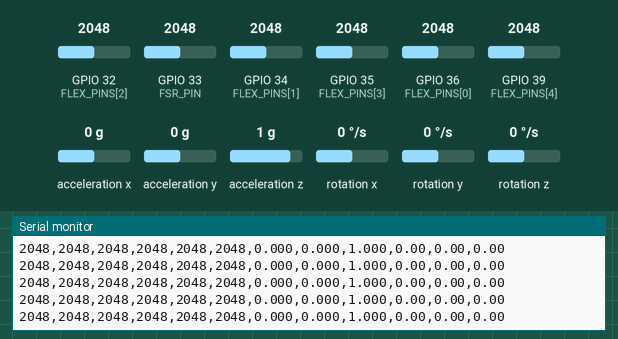
Recording of a sketch running on a simulated ESP32. Parts: the last lines printed to the serial monitor. Wiring (inferred from the names in the program): MPU-6050 motion sensor at I2C address 0x68. The inputs (shaded band) are chosen by the test bench; at power-on: acceleration x 0 g, GPIO 32 (FLEX_PINS[2]) = 2048, GPIO 33 (FSR_PIN) = 2048, GPIO 34 (FLEX_PINS[1]) = 2048, GPIO 36 (FLEX_PINS[0]) = 2048, GPIO 35 (FLEX_PINS[3]) = 2048, GPIO 39 (FLEX_PINS[4]) = 2048, acceleration y 0 g, acceleration z 1 g, rotation x 0 °/s, rotation y 0 °/s, rotation z 0 °/s (analog values on the 0–4095 scale). WiFi joins after 1.5 s; servers stay silent unless stated; no MQTT or app messages arrive unless stated.

Above: at 1.4 s.
1.5 s: acceleration x set to -1.4 g
At 3.01 s:
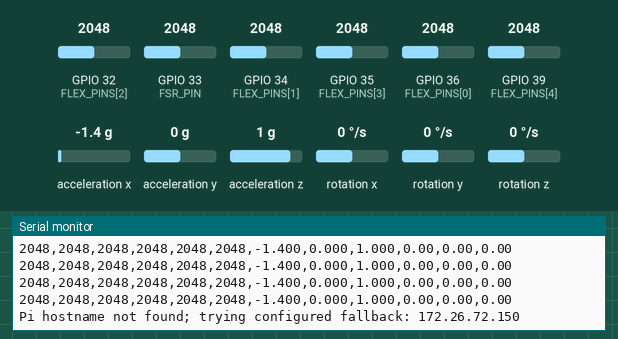
4.5 s: GPIO 32 (FLEX_PINS[2]) set to 2866
At 4.56 s:
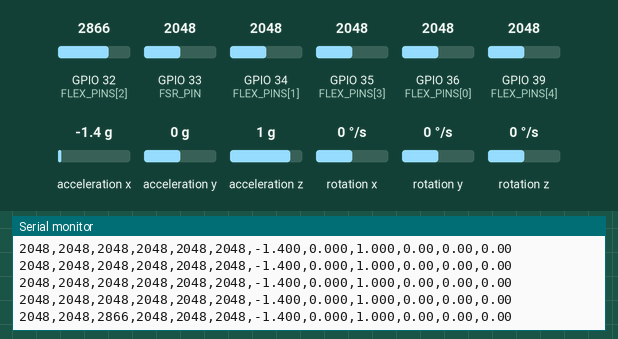
6.0 s: GPIO 33 (FSR_PIN) set to 2866
At 6.06 s:
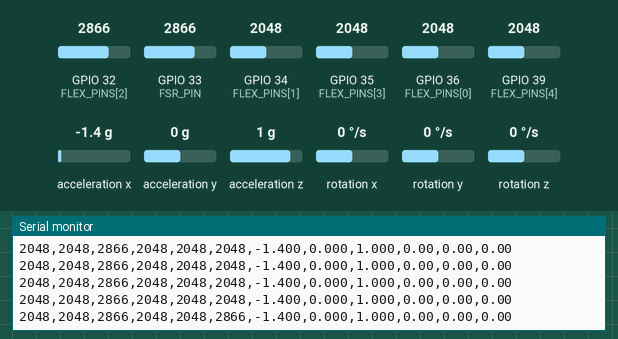
7.5 s: GPIO 34 (FLEX_PINS[1]) set to 2866
At 7.56 s:
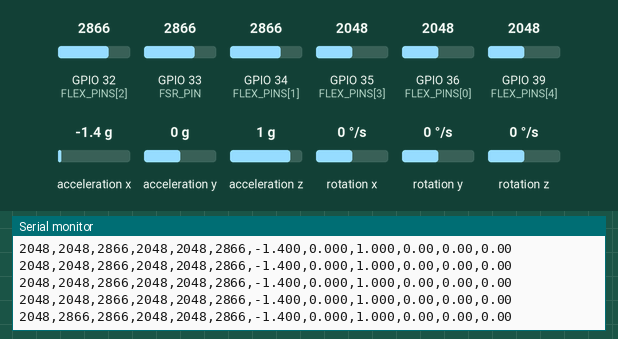
9.0 s: GPIO 36 (FLEX_PINS[0]) set to 2866
At 9.06 s:
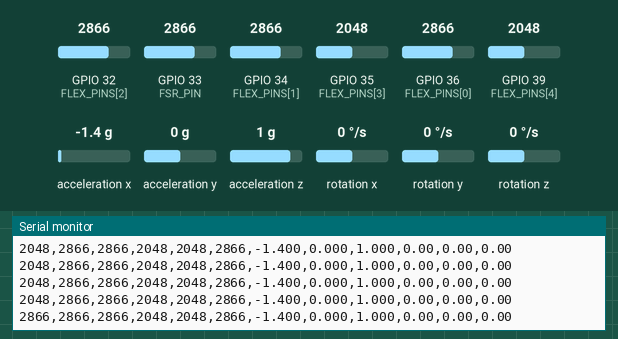
10.5 s: GPIO 35 (FLEX_PINS[3]) set to 2866
At 10.56 s:
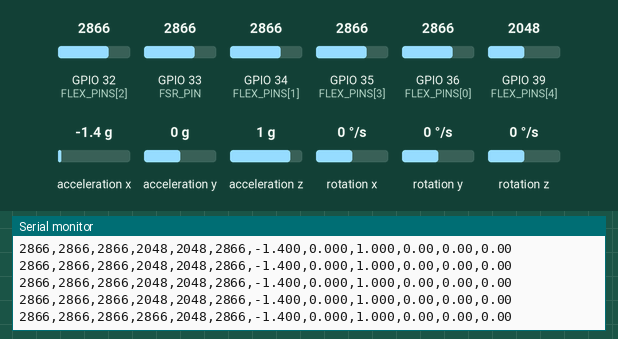

The sketch:

neuroglove_wireless_single.ino
```cpp
#include <WiFi.h>
#include <ESPmDNS.h>
#include <PubSubClient.h>
#include <Wire.h>

const char* WIFI_SSID = "CONFIGURE_LOCALLY";
const char* WIFI_PASS = "CONFIGURE_LOCALLY";
const char* MQTT_USER = "CONFIGURE_LOCALLY";
const char* MQTT_PASS = "CONFIGURE_LOCALLY";
const char* MQTT_FALLBACK_IP = "172.26.72.150";
const int MQTT_PORT = 1884;


// ADC1 pins only: ADC2 (including GPIO14 and GPIO27) conflicts with Wi-Fi.
const int FLEX_PINS[] = {36, 34, 32, 35, 39}; // thumb, index, middle, ring, pinky
const int FSR_PIN = 33;
const uint8_t MPU_ADDR = 0x68;
const char* TOPIC = "neuroglove/sensors/data";
WiFiClient transport;
PubSubClient mqtt(transport);
unsigned long lastWifi = 0, lastMqtt = 0, lastSample = 0;
bool mdnsStarted = false;

void writeMPU(uint8_t reg, uint8_t value) {
  Wire.beginTransmission(MPU_ADDR); Wire.write(reg); Wire.write(value); Wire.endTransmission();
}
bool readMPU(int16_t* values) {
  Wire.beginTransmission(MPU_ADDR); Wire.write(0x3B);
  if (Wire.endTransmission(false) != 0 || Wire.requestFrom(MPU_ADDR, (uint8_t)14) != 14) return false;
  for (int i = 0; i < 7; ++i) values[i] = (int16_t)((Wire.read() << 8) | Wire.read());
  return true;
}
void setup() {
  Serial.begin(115200);
  analogReadResolution(12);
  for (int pin : FLEX_PINS) pinMode(pin, INPUT);
  pinMode(FSR_PIN, INPUT);
  Wire.begin(21, 22); Wire.setClock(100000); Wire.setTimeOut(50);
  delay(100); writeMPU(0x6B, 0); delay(100);
  writeMPU(0x1C, 0); writeMPU(0x1B, 0);
  WiFi.mode(WIFI_STA); WiFi.setAutoReconnect(true); WiFi.setSleep(false);
  WiFi.begin(WIFI_SSID, WIFI_PASS);
  mqtt.setServer(MQTT_FALLBACK_IP, MQTT_PORT);
  mqtt.setBufferSize(512); mqtt.setSocketTimeout(1); mqtt.setKeepAlive(15);
  Serial.println("NeuroGlove wireless: thumb36 index34 middle32 ring35 pinky39 FSR33");
}
void loop() {
  unsigned long now = millis();
  if (WiFi.status() != WL_CONNECTED) {
    if (mdnsStarted) { MDNS.end(); mdnsStarted = false; }
    if (now - lastWifi >= 10000) {lastWifi = now; WiFi.reconnect(); Serial.println("Waiting for Wi-Fi");}
  } else {
    if (!mdnsStarted) {mdnsStarted = MDNS.begin("neuroglove-esp32"); Serial.print("Wi-Fi IP: "); Serial.println(WiFi.localIP());}
    if (!mqtt.connected() && now - lastMqtt >= 3000) {
      lastMqtt = now;
      IPAddress broker = MDNS.queryHost("raspberrypi", 1500);
      if (broker != IPAddress(0,0,0,0)) {
        mqtt.setServer(broker, MQTT_PORT);
        Serial.print("Raspberry Pi found: "); Serial.println(broker);
      } else {
        mqtt.setServer(MQTT_FALLBACK_IP, MQTT_PORT);
        Serial.print("Pi hostname not found; trying configured fallback: "); Serial.println(MQTT_FALLBACK_IP);
      }
      String id = "NeuroGlove-" + WiFi.macAddress();
      id.replace(":", "");
      if (mqtt.connect(id.c_str(), MQTT_USER, MQTT_PASS)) Serial.println("MQTT connected to Raspberry Pi");
      else {Serial.print("MQTT retry, code "); Serial.println(mqtt.state());}
    }
    mqtt.loop();
  }
  if (now - lastSample < 100) return;
  lastSample = now;
  int16_t imu[7];
  if (!readMPU(imu)) {Serial.println("ERROR: MPU6050 not responding"); return;}
  // CSV matches the USB contract exactly. No invented IMU values or EMG.
  char frame[220];
  int n = snprintf(frame, sizeof(frame), "%d,%d,%d,%d,%d,%d,%.3f,%.3f,%.3f,%.2f,%.2f,%.2f",
    analogRead(FLEX_PINS[0]), analogRead(FLEX_PINS[1]), analogRead(FLEX_PINS[2]),
    analogRead(FLEX_PINS[3]), analogRead(FLEX_PINS[4]), analogRead(FSR_PIN),
    imu[0]/16384.0, imu[1]/16384.0, imu[2]/16384.0, imu[4]/131.0, imu[5]/131.0, imu[6]/131.0);
  if (n <= 0 || n >= (int)sizeof(frame)) return;
  Serial.println(frame);
  if (mqtt.connected()) mqtt.publish(TOPIC, frame, false);
}
```

Measured:
- after the input at 1.5 s, the serial monitor: prints a new line at once (image 1)
- after the input at 4.5 s, the serial monitor: prints a new line after 0.05 s (image 2)
- after the input at 6.0 s, the serial monitor: prints a new line after 0.05 s (image 3)
- after the input at 7.5 s, the serial monitor: prints a new line after 0.05 s (image 4)
- after the input at 9.0 s, the serial monitor: prints a new line after 0.05 s (image 5)
- after the input at 10.5 s, the serial monitor: prints a new line after 0.05 s (image 6)
